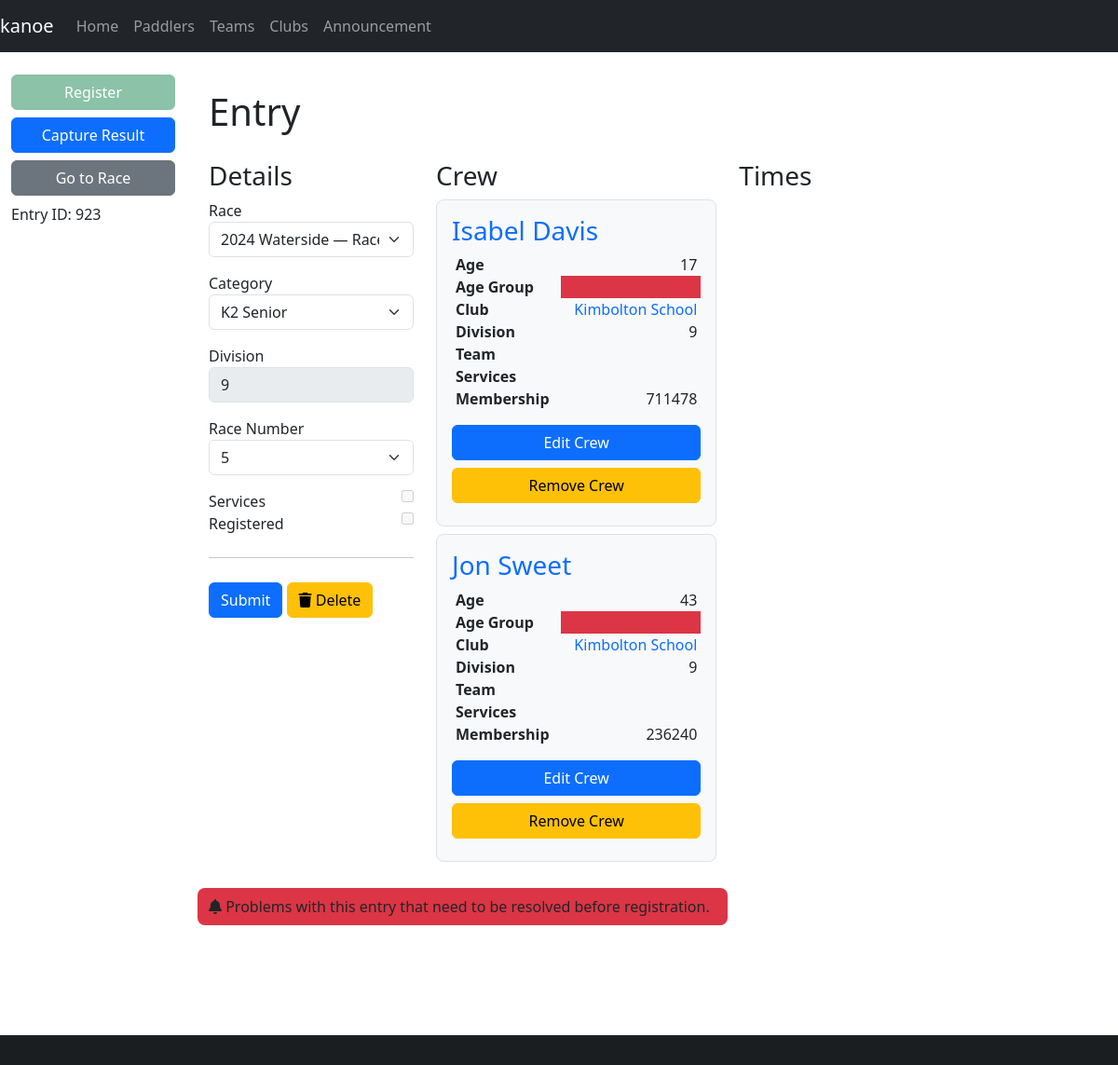
The app's page /entry/923, older data.
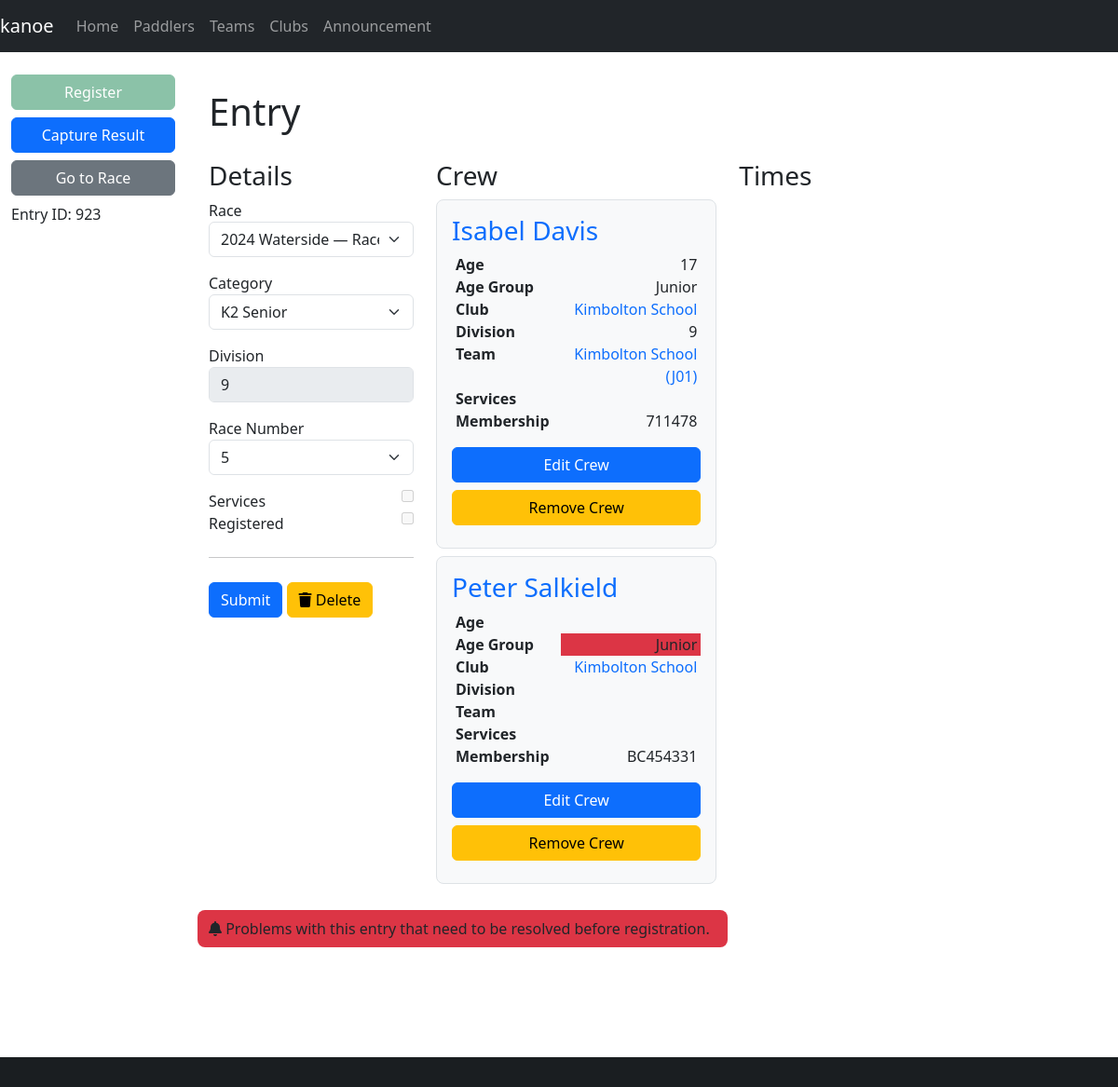
The same page, newer data.
### database/database/entry.py (models this page shows, shortened)
class Entry(Base):
    __tablename__ = "entry"
    id = Column(Integer, primary_key=True)
    race_id = Column(Integer, ForeignKey(Race.id), index=True)
    category_id = Column(Integer, ForeignKey(Category.id), index=True)
    boat_type = Column(boat_type, index=True)
    entry_number = Column(Integer)
    series_id = Column(Integer, ForeignKey(Series.id), index=True)
    time_start = Column(String)
    time_finish = Column(String)
    time_adjustment = Column(Integer)
    registered = Column(Boolean, default=False, nullable=False)
    retired = Column(Boolean, default=False, nullable=False)
    scratched = Column(Boolean, default=False, nullable=False)
    disqualified = Column(Boolean, default=False, nullable=False)
    note = Column(Text)
    category = relationship(Category, backref="entries", lazy="joined")
    race = relationship(Race, backref="entries", lazy="joined")
    race_number = relationship("Number", secondary="number_entry", uselist=False)
    crews = relationship("Crew", lazy="joined", order_by="Crew.paddler_id")
    @property
    def division(self):
        if self.crews:
            divisions = [crew.paddler.division for crew in self.crews]
            divisions = [division for division in divisions if division is not None]
            if divisions:
                return min(divisions)
        return None
    @property
    def time(self):
        if self.time_start and self.time_finish:
            time_start = datetime.datetime.strptime(self.time_start, "%H:%M:%S")
            time_finish = datetime.datetime.strptime(self.time_finish, "%H:%M:%S")
            return (
                time_finish
                - time_start
                + datetime.timedelta(seconds=(self.time_adjustment or 0))
            )
        else:
            return None
    @property
    def crew_complete(self):
        return len(self.crews) >= self.category.crew_count
    @property
    def services(self):
        services = [crew.services for crew in self.crews]
        return len(services) > 0 and all(services)

### database/database/number.py (models this page shows, shortened)
class Number(Base):
    __tablename__ = "number"
    id = Column(Integer, primary_key=True)
    lost = Column(Boolean)
    def __str__(self):
        return str(self.id)

### database/database/crew.py (models this page shows, shortened)
class Crew(Base):
    __tablename__ = "crew"
    id = Column(Integer, primary_key=True)
    paddler_id = Column(Integer, ForeignKey(Paddler.id), index=True)
    club_id = Column(String(3), ForeignKey(Club.id), index=True)
    entry_id = Column(Integer, ForeignKey(Entry.id), index=True)
    team_id = Column(Integer, ForeignKey(Team.id), index=True)
    services = Column(Boolean, server_default=expression.false())
    due = Column(Numeric)
    paid = Column(Numeric)
    team = relationship(Team, backref="crews", lazy="joined")
    paddler = relationship(Paddler, backref="crews", lazy="joined")
    club = relationship("Club", backref="crews", lazy="joined")
    entry = relationship(Entry, lazy="joined", overlaps="crews")

### database/database/paddler.py (models this page shows, shortened)
class Paddler(Base):
    __tablename__ = "paddler"
    id = Column(Integer, primary_key=True)
    membership_number = Column(Integer)
    membership_expiry = Column(Date)
    membership_body_id = Column(Integer, ForeignKey(MembershipBody.id))
    division = Column(Integer)
    title = Column(String)
    first = Column(String)
    middle = Column(String)
    last = Column(String)
    gender = Column(String(1))
    suffix = Column(String)
    dob = Column(Date)
    address = Column(String)
    email = Column(String)
    phone = Column(String)
    emergency_name = Column(String)
    emergency_phone = Column(String)
    age_group_id = Column(Integer, ForeignKey(AgeGroup.id), index=True)
    age_group = relationship(AgeGroup, backref="paddlers", lazy="joined")
    membership_body = relationship(MembershipBody, backref="paddlers", lazy="joined")
    @hybrid_property
    def name(self):
        return combine_names(self.first, self.middle, self.last)
    @property
    def membership(self):
        membership = self.membership_number
        if membership and self.membership_body:
            membership = self.membership_body.acronym + str(membership)
        return membership
    @property
    def membership_expired(self):
        if self.membership_expiry:
            return self.membership_expiry < date.today()
        else:
            return True
    @property
    def age(self):
        newyear = date(date.today().year, 1, 1)
        age = newyear.year - self.dob.year
        if (self.dob.month, self.dob.day) > (newyear.month, newyear.day):
            age -= 1
        return age
    @property
    def age_group_calculated(self):
        age = self.age
        if not age:
            return None
        elif age < 19:
            return "Junior"
        elif age >= 50:
            return "Master"
        elif age >= 35:
            return "Veteran"
        else:
            return "Senior"

class MembershipBody(Base):
    __tablename__ = "membership_body"
    id = Column(Integer, primary_key=True)
    name = Column(String)
    acronym = Column(String)

### database/database/club.py (models this page shows, shortened)
class Club(Base):
    __tablename__ = "club"
    id = Column(Integer, primary_key=True)
    name = Column(String)
    code_regex = Column(String())
    services = Column(Boolean, server_default=expression.false())
    def __str__(self):
        return f"{self.name}"

### database/database/age_group.py (models this page shows, shortened)
class AgeGroup(Base):
    __tablename__ = "age_group"
    id = Column(Integer, primary_key=True)
    label = Column(String)
    def __str__(self):
        return self.label

### database/database/team.py (models this page shows, shortened)
class Team(Base):
    __tablename__ = "team"
    __table_args__ = (
        UniqueConstraint("name", "series_id", name="uq_team_name_series"),
    )
    id = Column(Integer, primary_key=True)
    name = Column(String)
    team_type_id = Column(Integer, ForeignKey(TeamType.id), nullable=False)
    series_id = Column(Integer, ForeignKey(Series.id), index=True, nullable=False)
    type = relationship(TeamType, backref="teams")
    series = relationship(Series, backref="teams", lazy="joined")
    def __str__(self):
        return self.name

### paddle/views/entry.py (the view, shortened to what this page needs)
@blueprint.route("/entry/<entry_id>", methods=("GET", "POST"))
@blueprint.route("/entry/", defaults={"entry_id": None}, methods=("GET", "POST"))
@login_required
def entry(entry_id):
    entry = session.get(db.Entry, entry_id)
    race_id = request.args.get("race_id")
    races = session.query(db.Race)
    if race_id:
        races = races.filter(db.Race.id == race_id)
    races = races.all()
    categories = session.query(db.Category).all()
    if entry:
        taken = (
            session.query(db.NumberAllocation.number_id)
            .join(db.Entry, db.NumberAllocation.entry_id == db.Entry.id)
            .filter(db.Entry.race_id == entry.race_id)
            .subquery()
        )
        numbers = (
            session.query(db.Number.id)
            .join(taken, db.Number.id == taken.c.number_id, isouter=True)
            .filter(
                (db.Number.lost == False) | (db.Number.lost == None)  # noqa: E711, E712
            )
            .order_by(db.Number.id)
        )
        if entry.race_number:
            numbers = numbers.filter(
                (taken.c.number_id == entry.race_number.id)
                | (taken.c.number_id == None)  # noqa: E711
            )
        else:
            numbers = numbers.filter((taken.c.number_id == None))  # noqa: E711
        numbers = [r.id for r in numbers]
    else:
        numbers = []
    return render_template(
        "entry.j2",
        entry=entry,
        categories=categories,
        races=races,
        numbers=numbers,
    )

### paddle/templates/entry.j2 (shortened to what this page needs)
{% extends "base-fluid.j2" %}
{% from "macros.j2" import find_value, button_delete %}
{% block content %}
<h1>Entry</h1>
<div class="row">
  <div class="col-md-3">
    <h3>Details</h3>
    <form method="post">
      <div>
        <div class="mb-3">
          <label for="race">Race</label>
          <select class="form-select" class="form-control" id="race_id" name="race_id">
            {% for race in races %}
            <option value="{{ race.id }}" {% if entry.race==race %} selected{% endif %}>{{ race }}</option>
            {% endfor %}
          </select>
        </div>
        <div class="mb-3">
          <label for="race">Category</label>
          <select class="form-select" class="form-control" id="category_id" name="category_id">
            {% for category in categories %}
            <option value="{{ category.id }}" {% if (entry.category==category) %} selected{% endif %}>{{ category }}
            </option>
            {% endfor %}
          </select>
        </div>
        <div class="mb-3">
          <label for="division">Division</label>
          <input type="number" class="form-control" disabled
            value="{{ find_value(request.form['division'], entry.division) }}">
        </div>
        <div class="mb-3">
          <label>Race Number</label>
          <select class="form-select" class="form-control" id="race_number" name="race_number" >
            {% for number in numbers %}
            <option {% if number==entry.race_number.id %} selected{% endif %}>{{ number }}</option>
            {% endfor %}
          </select>
        </div>
        <div>
          <label for="services">Services</label>
          <input type="checkbox" disabled{% if entry.services %} checked{% endif %} style="float: right;">
        </div>
        <div>
          <label for="registered">Registered</label>
          <input type="checkbox" disabled{% if entry.registered %} checked{% endif %} style="float: right;">
        </div>
      </div>
      <hr class="my-4">
      <button type="submit" class="btn btn-primary">Submit</button>
      {{ button_delete() }}
    </form>
  </div>
  <div class="col-md-4">
    <h3>Crew</h3>
    {% for crew in entry.crews %}
    <div class="crew h-30 p-3 mb-2 bg-light border rounded-3">
      <div>
        <h3><a href="{{ url_for('kanoe.paddler', paddler_id=crew.paddler.id) }}">{{ crew.paddler.name }}</a></h3>
        <table class="table table-sm table-borderless">
          <tr>
            <th>Age</th>
            <td style="text-align: right;">{{ crew.paddler.age }}</td>
          </tr>
          <tr>
            <th>Age Group</th>
            <td style="text-align: right;" class="{% if not crew.paddler.age_group or crew.paddler.age_group|string != crew.paddler.age_group_calculated %}bg-danger{% endif %}">
            {% if crew.paddler.age_group %}{{ crew.paddler.age_group }}{% endif %}
            </td>
          </tr>
          <tr>
            <th>Club</th>
            <td style="text-align: right;">
              <a href="{{ url_for('kanoe.club', club_id=crew.club.id) }}">{% if crew.club %}{{ crew.club }}{% endif
                %}</a>
            </td>
          </tr>
          <tr>
            <th>Division</th>
            <td style="text-align: right;">{{ crew.paddler.division or "" }}</td>
          </tr>
          <tr>
            <th>Team</th>
            <td style="text-align: right;">
              <a href="{{ url_for('kanoe.team', team_id=crew.team.id) }}">
                {{ crew.team or "" }}
              </a>
            </td>
          </tr>
          <tr>
            <th>Services</th>
            <td style="text-align: right;" class="services">
            </td>
          </tr>
          <tr>
            <th>Membership</th>
            <td style="text-align: right;" class="{% if crew.paddler.membership_expired %}bg-danger{% endif %}">
              <span>{% if crew.paddler.membership %}{{ crew.paddler.membership }}{% endif %}</span>
            </td>
          </tr>
        </table>
      </div>
      <div>
        <ul class="nav flex-column">
          <li class="nav-item d-grid mb-2">
            <a href="{{ url_for('kanoe.crew', crew_id=crew.id) }}" class="btn btn-primary">Edit Crew</a>
          </li>
          <li class="nav-item d-grid mb-2">
            <a href="{{ url_for('kanoe.crew_delete', crew_id=crew.id) }}" class="btn btn-warning">Remove Crew</a>
          </li>
        </ul>
      </div>
    </div>
    {% endfor %}
  </div>
  <div class="col-md-4">
    <h3>Times</h3>
  </div>
  <div id="register-disabled" style="display: none;" class="col-md-7 py-2 rounded-3 bg-danger">
    <i class="fas fa-bell"></i> Problems with this entry that need to be resolved before registration.
  </div>
</div>
{% endblock %}
{% block sidebar %}
{% include 'sidebar-entry.j2' %}
{% endblock %}

### paddle/templates/base-fluid.j2 (shortened to what this page needs)
{% import 'common/colour.j2' as colour %}
<!doctype html>
<html lang="en">
<head>
    {% block head %}
    {% include 'common/load-css.j2' %}
    {% endblock %}
</head>
<body>
    <header>
        {% include 'common/navbar.j2' %}
    </header>
    <div class="container-fluid">
        <div class="row">
            <nav class="col-md-2 d-none d-md-block sidebar">
                <div class="sidebar-sticky">
                    {% block sidebar %}
                    {% endblock %}
                </div>
            </nav>
            <main role="main" class="col-md-9 ml-sm-auto col-lg-10 pt-3 px-4">
                {% block content %}
                {% endblock %}
            </main>
        </div>
    </div>
    <footer>
        {% include 'common/footer.j2' %}
    </footer>
</body>
</html>

### paddle/templates/macros.j2 (shortened to what this page needs)
{% macro find_value(form, variable) -%}
{% if form %}{{ form }}{% else %}{% if variable and variable is not none %}{{ variable }}{% endif %}{%
endif %}
{%- endmacro -%}
{% macro button_delete() -%}
<button type="submit" class="btn btn-warning" name="action" value="delete"><i class="fa fa-trash"></i> Delete</button>
{%- endmacro -%}

### paddle/templates/common/load-css.j2
<link rel="stylesheet" type="text/css" href="/css/bootstrap-5.3.0.min.css">
<link rel="stylesheet" type="text/css" href="/css/styles.css">
{% include 'common/load-css-font-awesome.j2' %}

### paddle/templates/common/load-css-font-awesome.j2
<link rel="stylesheet" type="text/css" href="/css/font-awesome-all-6.2.0.min.css">

### paddle/templates/common/navbar.j2 (shortened to what this page needs)
<nav class="navbar navbar-expand-md navbar-dark fixed-top bg-dark">
    <a class="navbar-brand" href="{{ url_for('kanoe.races') }}">kanoe</a>
    <div class="collapse navbar-collapse" id="navbarsExampleDefault">
        <ul class="navbar-nav mr-auto">
            <li class="nav-item active">
                <a class="nav-link" href="{{ url_for('kanoe.races') }}">Home</a>
            </li>
            {% if session["user"] or config['LOGIN_DISABLED'] %}
            <li class="nav-item active">
                <a class="nav-link" href="{{ url_for('kanoe.paddlers') }}">Paddlers</a>
            </li>
            <li class="nav-item active">
                <a class="nav-link" href="{{ url_for('kanoe.teams') }}">Teams</a>
            </li>
            <li class="nav-item active">
                <a class="nav-link" href="{{ url_for('kanoe.clubs') }}">Clubs</a>
            </li>
            <li class="nav-item active">
                <a class="nav-link" href="{{ url_for('kanoe.announcement') }}">Announcement</a>
            </li>
            {% endif %}
        </ul>
    </div>
</nav>

### paddle/templates/sidebar-entry.j2
<ul class="nav flex-column">
    {% if not entry.registered %}
    <li class="nav-item d-grid mb-2">
        <a id="register" href="{{ url_for('kanoe.entry_register', entry_id=entry.id) }}" class="btn btn-success">Register</a>
    </li>
    {% endif %}
    {% if entry.race %}
    <li class="nav-item d-grid mb-2">
        <a href="{{ url_for('kanoe.race_results_capture', race_id=entry.race.id, race_number=entry.race_number) }}" class="btn btn-primary">Capture
            Result</a>
    </li>
    <li class="nav-item d-grid mb-2">
        <a href="{{ url_for('kanoe.race', race_id=entry.race.id) }}" class="btn btn-secondary">Go to Race</a>
    </li>
    {% endif %}
</ul>
{% if entry.id %}
<p>Entry ID: {{ entry.id }}</p>
{% endif %}

### paddle/templates/common/footer.j2
<div class="footer fixed-bottom mt-auto bg-dark text-center text-white">
  <div class="text-center p-3" style="background-color: rgba(0, 0, 0, 0.2);">
  </div>
</div>

Row changes from the older to the newer data that the page shows:
removed Crew: paddler.name "Jon Sweet", paddler.age "43", club "Kimbolton School", paddler "9", paddler.membership "236240"
changed Crew "Isabel Davis": paddler.age_group (not shown) → "Junior"; name (not shown) → "Kimbolton School (J01)"
added Crew: paddler.name "Peter Salkield", paddler.age_group "Junior", club "Kimbolton School", paddler.membership "BC454331"
